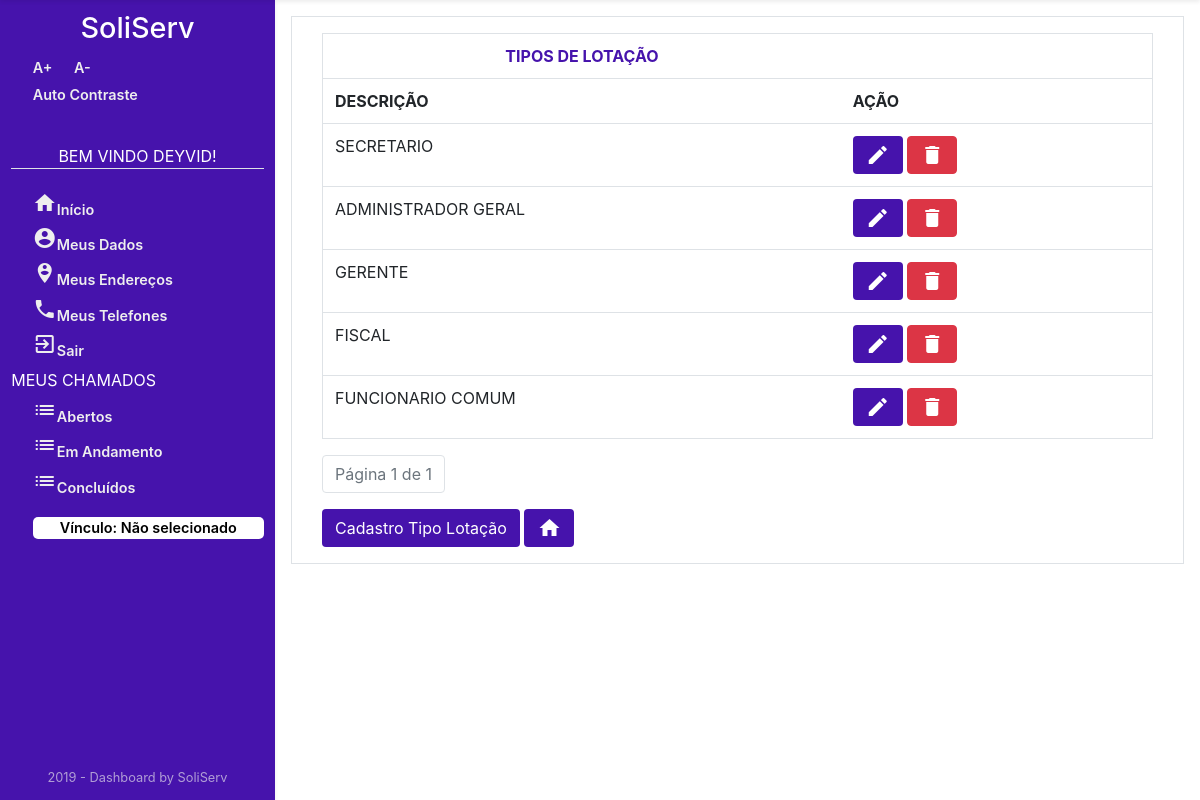
The app's page /Orgao/TiposLotacao/ (signed in), older data.
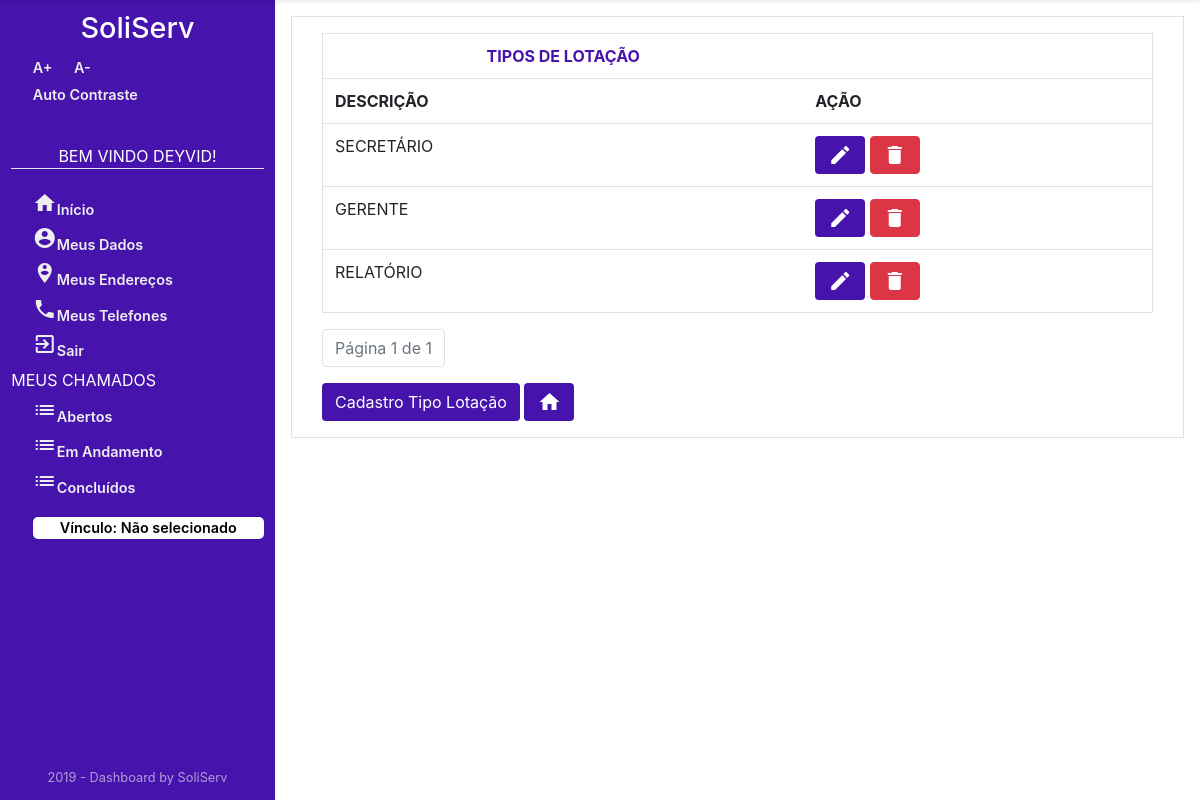
The same page, newer data.
### Orgao/models.py (models this page shows, shortened)
class TipoLotacao(models.Model):
    descricao = models.CharField('DESCRIÇÃO', max_length=45)
    class Meta:
        verbose_name = "TipoLotacao"
        verbose_name_plural = "TiposLotacao"

### Orgao/views.py (the view)
# urls.py: path('TiposLotacao/', views.TipoLotacaoList, name='tipos_lotacao'),
def TipoLotacaoList(request):
    if not request.user.is_authenticated:
        return render(request, 'Usuario/acessoNegado.html')
    else:
        tipo_lotacao_list = TipoLotacao.objects.all()
        paginator = Paginator(tipo_lotacao_list, 5)
        page = request.GET.get('page')
        tipo_lotacao_list = paginator.get_page(page)
        context = {'tipo_lotacao_list': tipo_lotacao_list}
        if not request.user.is_authenticated:
            return render(request, 'Usuario/acessoNegado.html')
        else:
            return render(request, 'Orgao/tiposLotacao.html', context)

### Orgao/templates/Orgao/tiposLotacao.html (shortened to what this page needs)
{% extends "sistemaDeGestaoDeServicosPublicos/index1.html" %}
{% block centro %}
<main id="Orgao" class="container border">
    <div class="container">
        {% block centroOrgao %}
        <form>
            {% if tipo_lotacao_list %}
            <table class="table border mt-3" style="text-transform: uppercase; overflow-x: auto">
                <tr>
                    <th colspan="1" class="text-center" style="color: #4613ac;">Tipos de Lotação</th>
                    <th></th>
                </tr>
                <tr>
                    <th>Descrição</th>
                    <th>AÇÃO</th>
                </tr>
                {% for tipos in tipo_lotacao_list %}
                <tr>
                    <td>
                        {{tipos.descricao}}
                    </td>
                    <td>
                            <a class="btn" style="background: #4613ac; color: white;"
                            href="{% url 'Orgao:Tipo_lotacao_atualizar' tipos.id %}" title="Editar Tipo de Lotacao">
                            <i class="material-icons">edit</i>
                        </a>
                        <a class="btn btn-danger" style="color: white;"
                            href="{% url 'Orgao:tipo_lotacao_deletar' tipos.id %}" title="Excluir Tipo de Lotacao">
                            <i class="material-icons">delete</i>
                        </a>
                    </td>
                </tr>
                {% endfor %}
                {% else %}
                <div class="alert alert-danger mt-3">
                    Não há Dados Cadastrados!
                </div>
                {% endif %}
        </form>
        <nav aria-label="text-left pagination  ">
            <ul class="pagination ">
                <li class="page-item disabled">
                    <a class="page-link" href="#">
                        Página {{ tipo_lotacao_list.number }} de {{ tipo_lotacao_list.paginator.num_pages }}
                    </a>
                </li>
            </ul>
        </nav>
        <a class="btn  mb-3" href="{% url 'Orgao:cadastro_Tipo_Lotacao'%}" style="background: #4613ac; color: white;"
            title="cadastrar novo Tipo de Lotação">
            Cadastro Tipo Lotação
        </a>
        <a class="btn  mb-3" href="{% url 'Orgao:orgao_index'%}" style="background: #4613ac; color: white;"
            title="Voltar a HomePage">
            <i class="material-icons">home</i>
        </a>
</main>
{% endblock %}
</div>
{% endblock %}

Row changes from the older to the newer data that the page shows:
removed TipoLotacao: descricao "ADMINISTRADOR GERAL"
removed TipoLotacao: descricao "FISCAL"
removed TipoLotacao: descricao "FUNCIONARIO COMUM"
changed TipoLotacao: descricao "SECRETARIO" → "SECRETÁRIO"
added TipoLotacao: descricao "RELATÓRIO"
